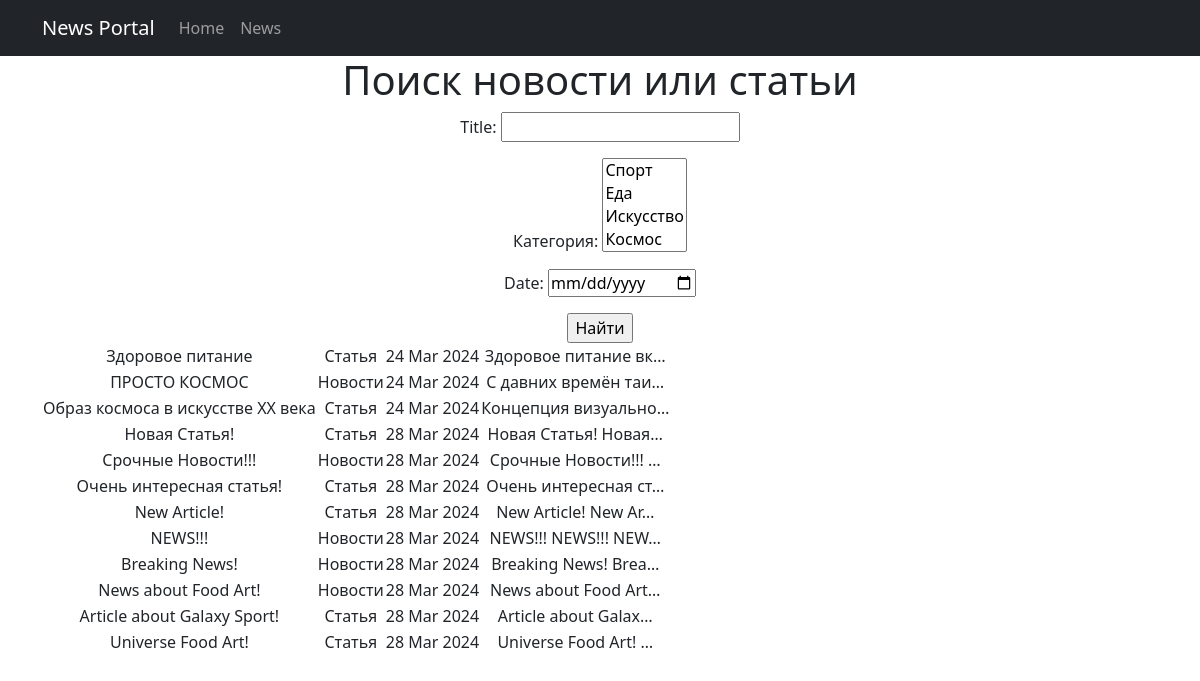
The app's page /news/search/ with its own data.
### news/models.py (models this page shows, shortened)
class Post(models.Model):
    author = models.ForeignKey(Author, on_delete=models.CASCADE)
    choice = models.CharField(max_length=10, choices=POSITION, default=news)
    time_post = models.DateTimeField(auto_now_add=True)
    categories = models.ManyToManyField(Category, through='PostCategory')
    title = models.CharField(max_length=255)
    text = models.TextField()
    post_rating = models.IntegerField(default=0)

### news/views.py (the view)
# urls.py: path('search/', PostSearch.as_view(), name='post_search'),
class PostSearch(ListView):
    model = Post
    template_name = 'search.html'
    context_object_name = 'posts'
    def get_queryset(self):
        queryset = super().get_queryset()
        self.filterset = PostFilter(self.request.GET, queryset)
        return self.filterset.qs
    def get_context_data(self, **kwargs):
        context = super().get_context_data(**kwargs)
        context['filterset'] = self.filterset
        return context

### news/models.py (called while the page is built)
    def __str__(self):
        return self.name_category

### news/templatetags/custom_filters.py (called while the page is built)
@register.filter()
def censor(value):
    word = value.replace('его', 'е**')
    return word

### templates/search.html
{% extends 'flatpages/default.html' %}
{% load custom_filters %}
{% load custom_tags %}
{% block content %}
    <h1>Поиск новости или статьи</h1>
    <form action="" method="get">
        {{ filterset.form.as_p }}
        <input type="submit" value="Найти" />
    </form>
    {% if posts %}
        <table>
            {% for post in posts %}
            <tr>
                <td>{{ post.title|censor }}</td>
                <td>{{ post.choice }}</td>
                <td>{{ post.time_post|date:'d M Y' }}</td>
                <td>{{ post.text|truncatechars:20|censor }}</td>
            </tr>
            {% endfor %}
        </table>
    {% else %}
        <h2>Новостей нет!</h2>
    {% endif %}
{% endblock content %}

### records on screen
Post: title|censor "Здоровое питание", choice "Статья", time_post "24 Mar 2024", text|censor "Здоровое питание вк…"
Post: title|censor "ПРОСТО КОСМОС", choice "Новости", time_post "24 Mar 2024", text|censor "С давних времён таи…"
Post: title|censor "Образ космоса в искусстве XX века", choice "Статья", time_post "24 Mar 2024", text|censor "Концепция визуально…"
Post: title|censor "Новая Статья!", choice "Статья", time_post "28 Mar 2024", text|censor "Новая Статья! Новая…"
Post: title|censor "Срочные Новости!!!", choice "Новости", time_post "28 Mar 2024", text|censor "Срочные Новости!!! …"
Post: title|censor "Очень интересная статья!", choice "Статья", time_post "28 Mar 2024", text|censor "Очень интересная ст…"
Post: title|censor "New Article!", choice "Статья", time_post "28 Mar 2024", text|censor "New Article! New Ar…"
Post: title|censor "NEWS!!!", choice "Новости", time_post "28 Mar 2024", text|censor "NEWS!!! NEWS!!! NEW…"
Post: title|censor "Breaking News!", choice "Новости", time_post "28 Mar 2024", text|censor "Breaking News! Brea…"
Post: title|censor "News about Food Art!", choice "Новости", time_post "28 Mar 2024", text|censor "News about Food Art…"
Post: title|censor "Article about Galaxy Sport!", choice "Статья", time_post "28 Mar 2024", text|censor "Article about Galax…"
Post: title|censor "Universe Food Art!", choice "Статья", time_post "28 Mar 2024", text|censor "Universe Food Art! …"
